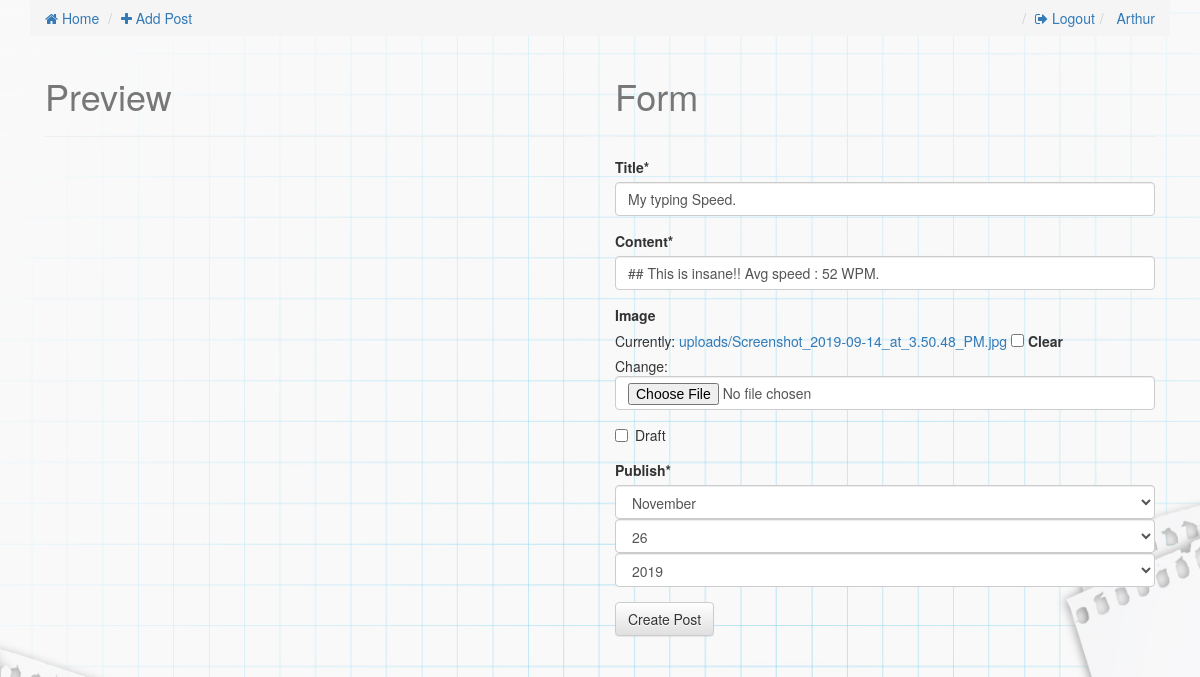
The app's page /sports-betting-system/edit/ (signed in) with its own data.
### posts/models.py (models this page shows, shortened)
class Post(models.Model):
    user = models.ForeignKey(User, related_name='userpost')
    title = models.CharField(max_length=120)
    slug = models.SlugField(unique=True)
    image = models.ImageField(upload_to='uploads/',
            null=True,
            blank=True,
            width_field="width_field",
            height_field="height_field")
    height_field = models.IntegerField(default=0)
    width_field = models.IntegerField(default=0)
    content = models.TextField()
    draft = models.BooleanField(default=False)
    publish = models.DateField(auto_now=False, auto_now_add=False)
    read_time =  models.IntegerField(default=0)
    updated = models.DateTimeField(auto_now=True, auto_now_add=False)
    timestamp = models.DateTimeField(auto_now=False, auto_now_add=True)
    objects = PostManager()
    class Meta:
        ordering = ["-timestamp", "-updated"]

### posts/views.py (the view)
# urls.py: url(r'^(?P<slug>[\w-]+)/edit/$', post_update, name='update'),
def post_update(request, slug=None):
	if not request.user.is_authenticated():
		raise Http404
	instance = get_object_or_404(Post, slug=slug)
	form = PostForm(request.POST or None, request.FILES or None, instance=instance)
	if form.is_valid():
		instance = form.save(commit=False)
		instance.save()
		messages.success(request, "<a href='#'>Item</a> Saved", extra_tags='html_safe')
		return HttpResponseRedirect(instance.get_absolute_url())
	context = {
		"title": instance.title,
		"instance": instance,
		"form":form,
	}
	return render(request, "post_form.html", context)

### posts/forms.py
class PostForm(forms.ModelForm):
    content = forms.CharField(widget=PagedownWidget(show_preview=False))
    publish = forms.DateField(widget=forms.SelectDateWidget)
    class Meta:
        model = Post
        fields = [
            "title",
            "content",
            "image",
            "draft",
            "publish",
        ]

### templates/post_form.html (shortened to what this page needs)
{% extends "base.html" %}
{% load crispy_forms_tags %}
{% block content %}
<div class='col-sm-6 '>
<h1>Preview</h1>
<hr/>
</div>
<div class='col-sm-6'>
<h1>Form</h1>
<hr/>
<form method='POST' action='' enctype='multipart/form-data'>{% csrf_token %}
{{ form|crispy }}
<input type='submit' class='btn btn-default' value='Create Post' />
</form>
</div>
{% endblock content %}

### templates/base.html (shortened to what this page needs)
{% load staticfiles %}
<html>
<head>
<link rel="stylesheet" href="https://maxcdn.bootstrapcdn.com/bootstrap/3.3.6/css/bootstrap.min.css">
<link rel="stylesheet" href="https://cdnjs.cloudflare.com/ajax/libs/font-awesome/4.7.0/css/font-awesome.min.css">
<link rel="stylesheet" href="https://maxcdn.bootstrapcdn.com/bootstrap/3.3.6/css/bootstrap-theme.min.css">
<link rel='stylesheet' href='https://maxcdn.bootstrapcdn.com/font-awesome/4.5.0/css/font-awesome.min.css' >
<link rel='stylesheet' href='{% static "css/base.css" %}' />
</head>
<body>
<div class='container'>
    <ol class='breadcrumb'>
        <li><a href='{% url "posts:list" %}'><i class="fa fa-home"></i> Home</a></li>
        {% if not request.user.is_authenticated %}
        <li class='pull-right'><a href='{% url "register" %}'><i class="fa fa-stamp"></i> Register</a></li>
        <li class='pull-right'><a href='{% url "login" %}'><i class="fa fa-sign-in"></i> Login</a></li>
        {% else %}
        <li><a href="{% url 'posts:create' %}"><i class="fa fa-plus"></i> Add Post</a> </li>
        <li class="pull-right"> <a href="{% url 'profile' %}">{{request.user.first_name}}</a></li>
        <li class='pull-right'><a href='{% url "logout" %}'><i class="fa fa-sign-out"></i> Logout</a></li>
        {% endif %}
    </ol>
{% block content %}{% endblock content %}
</div>
</body>
</html>

### static/css/base.css (style rules this page uses)
body { background-image: url('images/blog.jpeg'); background-size: 100% 100%; }
h1 { color: #777777; }

### records on screen
Post: title "My typing Speed.", content "## This is insane!! Avg speed : 52 WPM."

### other values on screen
{{ request.user.first_name }} "Arthur"
